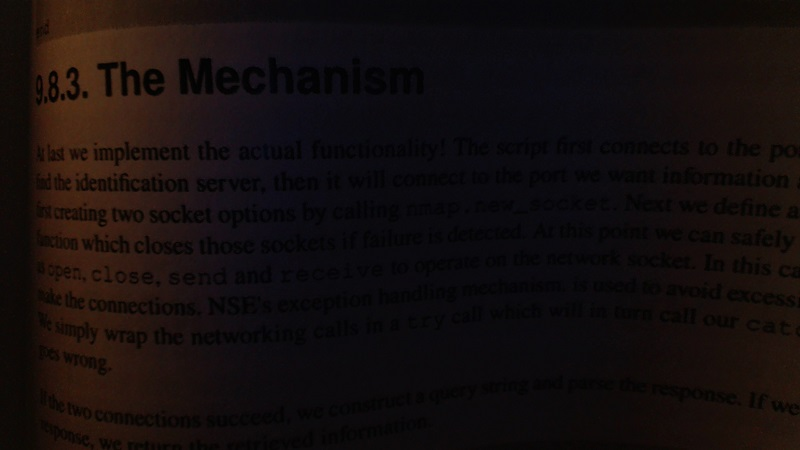
#> input picture OpenCV Lecture/book.jpg, 800 x 450 px, found by its file name
$ jupyter execute --allow-errors OpenCV_Lecture.ipynb   (text cells are left out)
#> lines starting #> are read from the running program, lines starting #| are printed output that depends on the picture; after the words box and inside, x2 and y2 are one past the last pixel; in counts of white or black regions, pixels touching at a corner belong together; pictures that were not available may be replaced by others from this repository, and a replacement may not be noted
[cell 1]
# cloning all data on which we will be working

[cell 2]
# import OpenCV here ('name of OpenCV pakage is cv2')
from google.colab.patches import cv2_imshow
import numpy as np
from moviepy.editor import *

[cell 3]
## put the path link from files on left side bar here
#path_in="/content/OpenCV-Data/cat.jpg"
path_in = ""

## give the value to the parameter which is used for reading the image in grayscale.
#> (the rest of this cell did not finish here and is left out)

[cell 4]
# put the path with file name here that is '/content/cat_gray.jpg'
path_out = ""
# put the image object you want to show in cv2_imshow()
cv2_imshow() # IMSHOW is used to show the image.
#> (the rest of this cell did not finish here and is left out)

#> (a cell that did not finish here is left out)

#> (a cell that did not finish here is left out)

#> (a cell that did not finish here is left out)

#> (a cell that did not finish here is left out)

#> (a cell that did not finish here is left out)

#> (a cell that did not finish here is left out)

#> (a cell that did not finish here is left out)

#> (a cell that did not finish here is left out)

[cell 13]
# A simple binary threshold
import cv2

img = cv2.imread('/content/OpenCV-Data/book.jpg')
#> img is the input picture: shape (450, 800, 3); mean B, G, R 13.4, 13.6, 20.3
grayscaled = cv2.cvtColor(img,cv2.COLOR_BGR2GRAY)
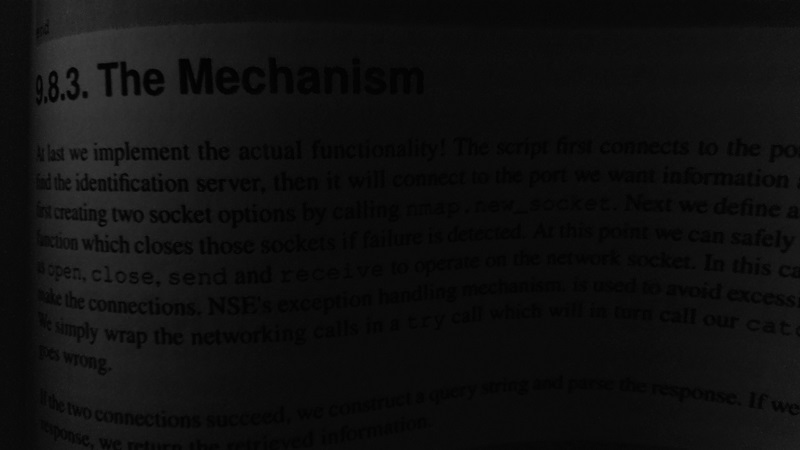
#> grayscaled: shape (450, 800); min 0, max 64, mean 15.6
retval, threshold = cv2.threshold(img, 10, 255, cv2.THRESH_BINARY) #Threshold takes parameters image, threshold, max value and type of threshold.
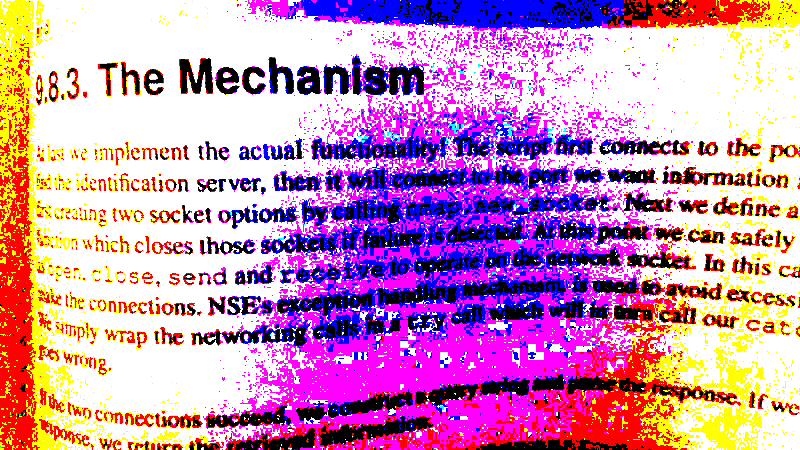
#> threshold: shape (450, 800, 3); mean B, G, R 185.6, 143.5, 204.9
retval, gray_threshold = cv2.threshold(grayscaled, 12, 255, cv2.THRESH_BINARY)
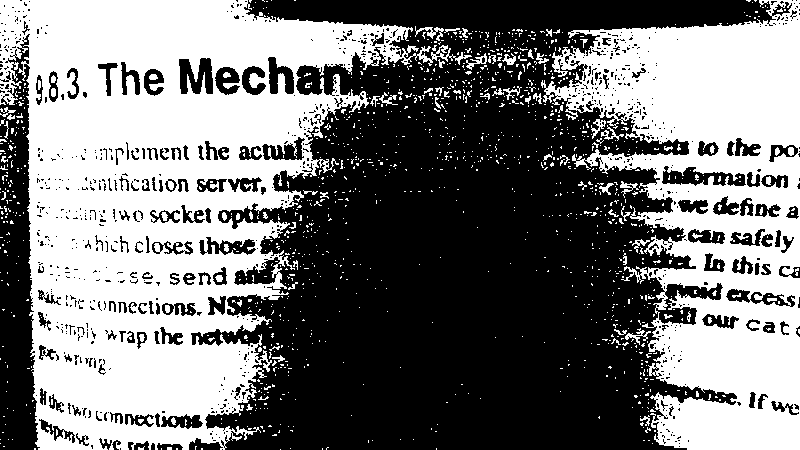
#> gray_threshold: shape (450, 800); 47.3% white; 1332 white regions (1245 under 20 px), largest, box (x1, y1, x2, y2) and area: (0, 0, 472, 450) 102496, (541, 0, 800, 450) 60163, (415, 26, 444, 41) 156
cv2_imshow(img)
cv2_imshow(threshold)
cv2_imshow(gray_threshold)

[cell 14]
# An adaptive threshold which varies the threshold, also accounts for the curving of pages.

th = cv2.adaptiveThreshold(grayscaled, 255, cv2.ADAPTIVE_THRESH_GAUSSIAN_C, cv2.THRESH_BINARY, 115, 1)
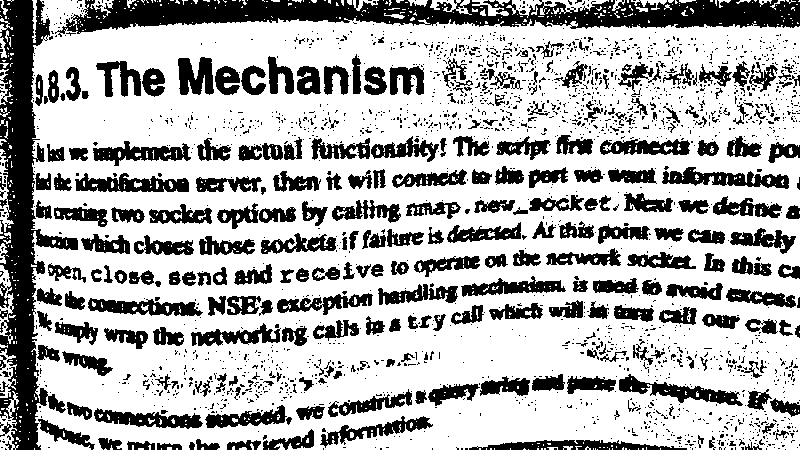
#> th: shape (450, 800); 69.3% white; 2145 black regions (1865 under 20 px), largest, box (x1, y1, x2, y2) and area: (55, 0, 800, 37) 14872, (0, 0, 78, 450) 13658, (662, 167, 789, 189) 1363
cv2_imshow(img)
cv2_imshow(th)

[cell 15]
cap = cv2.VideoCapture("") # This make object for video input
ret, frame = cap.read() # 'ret' is True when frame is not empty
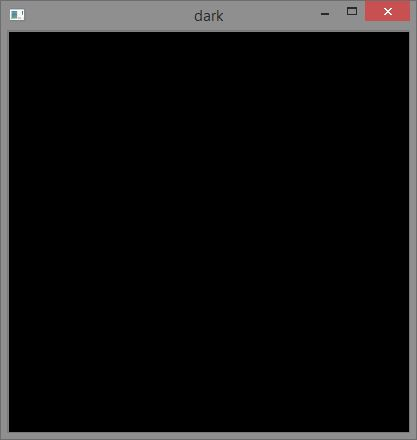
#> input picture OpenCV Lecture/drawing.jpg, 417 x 440 px, given in place of the camera
#> frame is the input picture: shape (440, 417, 3); mean B, G, R 17.4, 17.4, 18
cv2_imshow(frame)
print(ret)
#| True
#> (the rest of this cell did not finish here and is left out)

[cell 16]
cap = cv2.VideoCapture("/content/OpenCV-Data/threshholding.mp4") # This returns video from the first webcam of your computer.
ret, frame = cap.read()
cap.release() # release the object after using it
height , width , _=  frame.shape
#> height = 440; width = 417
print(width , height) # of the video
#| 417 440

[cell 17]
# defining the path where our video will be created
path = ''
cap1 = cv2.VideoCapture("/content/OpenCV-Data/threshholding.mp4")
video = cv2.VideoWriter(path,cv2.VideoWriter_fourcc(*'XVID'),30,(width,height),False)
# *'XVID' is for creating video in .avi format
# last variable input in video object is colour(True Default) image or B&W (False)
while(True):
    # Initiates an infinite loop, ret is a boolean which indicates whether something is return or not.
    ret, frame = cap1.read()
    if ret==False: # check wheather frame is empty or not, break if it is
      break
    gray = cv2.cvtColor(frame, cv2.COLOR_BGR2GRAY) # Here frame is converted to gray using BGR2GRAY attribute.
    video.write(gray) # Write our frame in video object
# Make sure to release every object you created after your work has done
# It's just enure that your code should run smoothly by removing garbage
cap.release()
cap1.release()
video.release()

# Showing our output video
clip=VideoFileClip(path)
print(clip.duration)
clip.ipython_display(width=1400,maxduration=350)
